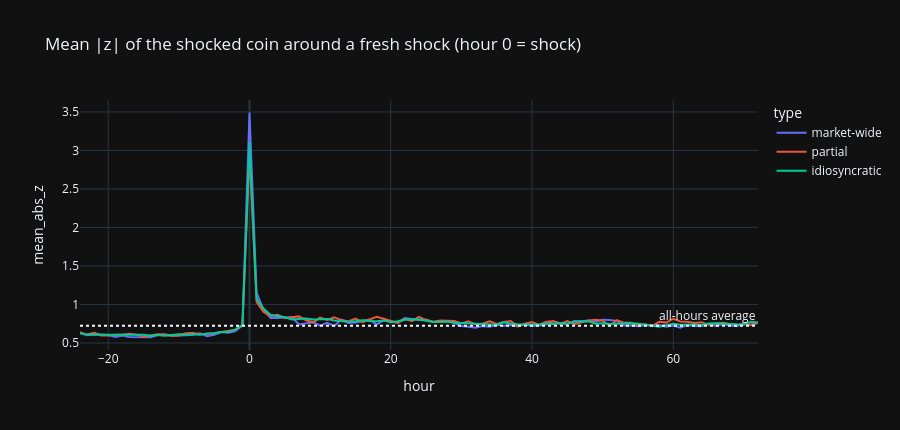

Source (notebook cell):
### Markdown cell above
## 2. Persistence in hours

### Code cell
from cryptograph.analysis.persistence import abs_z_profile, block_bootstrap_ci, persistence_table, TYPE_ORDER

gi = torch.load(f"{V2}/1h/tgn_events.pt", weights_only=False)["graph_index"]
coins = list(hp["graph_coins"])
r1 = hp["X_raw"][:, gi, hp["feature_names"].index("log_return")].numpy().astype(float)
z1 = hp["shock_z"].numpy()[:, gi].astype(float)
with np.errstate(divide="ignore", invalid="ignore"):
    sig = np.where(np.abs(z1) > 1e-9, r1 / z1, np.nan)
sh, va, act = (hp[k].numpy()[:, gi] for k in ("shock_today", "shock_today_mask", "active"))
ps = persistence_table(r1, z1, sig, sh, va, act, times, coins)
ps["period"] = np.array(["train", "val", "test", "other"])[np.clip(hp["split_id"].numpy()[ps["t"]], 0, 3)]
for c in ("reshock_24h",):
    ps[c] = ps[c].astype(float)
print(f"{len(ps):,} fresh shocks ({sh.sum():,} shock hours in total)")
display(ps.groupby(["type", "direction"]).size().unstack().loc[TYPE_ORDER])
prof = abs_z_profile(z1, ps, coins, by="type")
fig = px.line(prof, x="hour", y="mean_abs_z", color="type", category_orders={"type": TYPE_ORDER},
              title="Mean |z| of the shocked coin around a fresh shock (hour 0 = shock)")
fig.add_hline(y=float(np.nanmean(np.abs(z1))), line_dash="dot", annotation_text="all-hours average")
fig.update_layout(height=430)
fig.show()
h = block_bootstrap_ci(ps, "hours_to_normal", ["type", "direction"])
display(h.set_index(["type", "direction"]).loc[TYPE_ORDER].round(1))
print("share of shocks with volatility back to normal within 6 / 24 / 72 h:",
      [round(float((ps["hours_to_normal"] <= x).mean()), 3) for x in (6, 24, 72)])

### Figure 1 — Plotly figure (JSON) as saved in the notebook; plotly's stock layout.template omitted (floating-point values rounded to 4 significant figures)
{"data": [{"hovertemplate": "type=market-wide<br>hour=%{x}<br>mean_abs_z=%{y}<extra></extra>", "legendgroup": "market-wide", "line": {"color": "#636efa", "dash": "solid"}, "marker": {"symbol": "circle"}, "mode": "lines", "name": "market-wide", "orientation": "v", "showlegend": true, "type": "scatter", "x": [-24, -23, -22, -21, -20, -19, -18, -17, -16, -15, -14, -13, -12, -11, -10, -9, -8, -7, -6, -5, -4, -3, -2, -1, 0, 1, 2, 3, 4, 5, 6, 7, 8, 9, 10, 11, 12, 13, 14, 15, 16, 17, 18, 19, 20, 21, 22, 23, 24, 25, 26, 27, 28, 29, 30, 31, 32, 33, 34, 35, 36, 37, 38, 39, 40, 41, 42, 43, 44, 45, 46, 47, 48, 49, 50, 51, 52, 53, 54, 55, 56, 57, 58, 59, 60, 61, 62, 63, 64, 65, 66, 67, 68, 69, 70, 71, 72], "xaxis": "x", "y": [0.6295, 0.601, 0.6116, 0.6082, 0.6028, 0.579, 0.5958, 0.5789, 0.577, 0.5712, 0.5753, 0.6039, 0.6128, 0.5935, 0.5933, 0.5994, 0.6056, 0.6249, 0.5894, 0.6059, 0.6419, 0.6321, 0.6553, 0.7276, 3.493, 1.154, 0.9253, 0.8244, 0.8234, 0.83, 0.8376, 0.7409, 0.7553, 0.769, 0.7236, 0.7617, 0.7209, 0.8069, 0.759, 0.7645, 0.7843, 0.8037, 0.7385, 0.7952, 0.7794, 0.7633, 0.824, 0.8107, 0.7999, 0.8063, 0.774, 0.7751, 0.7842, 0.7584, 0.7193, 0.7105, 0.6993, 0.7211, 0.7122, 0.7361, 0.7227, 0.7343, 0.7169, 0.7423, 0.7214, 0.7285, 0.7442, 0.7821, 0.7571, 0.746, 0.7864, 0.7809, 0.7907, 0.7769, 0.8028, 0.7979, 0.7874, 0.7263, 0.7285, 0.7168, 0.7313, 0.7338, 0.7321, 0.7096, 0.7276, 0.6978, 0.7318, 0.7217, 0.7182, 0.7502, 0.7221, 0.747, 0.7265, 0.7177, 0.7588, 0.7339, 0.7598], "yaxis": "y"}, {"hovertemplate": "type=partial<br>hour=%{x}<br>mean_abs_z=%{y}<extra></extra>", "legendgroup": "partial", "line": {"color": "#EF553B", "dash": "solid"}, "marker": {"symbol": "circle"}, "mode": "lines", "name": "partial", "orientation": "v", "showlegend": true, "type": "scatter", "x": [-24, -23, -22, -21, -20, -19, -18, -17, -16, -15, -14, -13, -12, -11, -10, -9, -8, -7, -6, -5, -4, -3, -2, -1, 0, 1, 2, 3, 4, 5, 6, 7, 8, 9, 10, 11, 12, 13, 14, 15, 16, 17, 18, 19, 20, 21, 22, 23, 24, 25, 26, 27, 28, 29, 30, 31, 32, 33, 34, 35, 36, 37, 38, 39, 40, 41, 42, 43, 44, 45, 46, 47, 48, 49, 50, 51, 52, 53, 54, 55, 56, 57, 58, 59, 60, 61, 62, 63, 64, 65, 66, 67, 68, 69, 70, 71, 72], "xaxis": "x", "y": [0.6413, 0.6092, 0.6334, 0.597, 0.5979, 0.6081, 0.6085, 0.6188, 0.6082, 0.5824, 0.598, 0.6122, 0.608, 0.593, 0.5974, 0.6272, 0.6282, 0.6149, 0.6186, 0.625, 0.6438, 0.6536, 0.6726, 0.7279, 2.961, 1.034, 0.9019, 0.8508, 0.8671, 0.8226, 0.8295, 0.8454, 0.7954, 0.7688, 0.8298, 0.7991, 0.8324, 0.7974, 0.7783, 0.8155, 0.7712, 0.8042, 0.839, 0.8157, 0.7924, 0.7608, 0.8137, 0.7842, 0.8393, 0.7974, 0.7768, 0.7919, 0.7893, 0.7859, 0.7539, 0.7827, 0.742, 0.7507, 0.7826, 0.7475, 0.7714, 0.7841, 0.7148, 0.7498, 0.7708, 0.7348, 0.7767, 0.783, 0.7517, 0.7857, 0.7445, 0.7696, 0.7924, 0.8013, 0.7894, 0.7245, 0.7967, 0.7622, 0.7615, 0.7314, 0.7443, 0.72, 0.7763, 0.7646, 0.8148, 0.7799, 0.7759, 0.7594, 0.7702, 0.7367, 0.7478, 0.7627, 0.7468, 0.7314, 0.7509, 0.7372, 0.7679], "yaxis": "y"}, {"hovertemplate": "type=idiosyncratic<br>hour=%{x}<br>mean_abs_z=%{y}<extra></extra>", "legendgroup": "idiosyncratic", "line": {"color": "#00cc96", "dash": "solid"}, "marker": {"symbol": "circle"}, "mode": "lines", "name": "idiosyncratic", "orientation": "v", "showlegend": true, "type": "scatter", "x": [-24, -23, -22, -21, -20, -19, -18, -17, -16, -15, -14, -13, -12, -11, -10, -9, -8, -7, -6, -5, -4, -3, -2, -1, 0, 1, 2, 3, 4, 5, 6, 7, 8, 9, 10, 11, 12, 13, 14, 15, 16, 17, 18, 19, 20, 21, 22, 23, 24, 25, 26, 27, 28, 29, 30, 31, 32, 33, 34, 35, 36, 37, 38, 39, 40, 41, 42, 43, 44, 45, 46, 47, 48, 49, 50, 51, 52, 53, 54, 55, 56, 57, 58, 59, 60, 61, 62, 63, 64, 65, 66, 67, 68, 69, 70, 71, 72], "xaxis": "x", "y": [0.6281, 0.6085, 0.6106, 0.6046, 0.6054, 0.6054, 0.6017, 0.6053, 0.6079, 0.608, 0.5941, 0.6032, 0.5954, 0.6018, 0.6143, 0.606, 0.6141, 0.606, 0.6229, 0.6274, 0.6416, 0.6414, 0.6763, 0.7322, 3.103, 1.072, 0.9446, 0.8635, 0.8518, 0.834, 0.8041, 0.8102, 0.817, 0.8053, 0.8075, 0.8116, 0.7929, 0.7865, 0.777, 0.7834, 0.7943, 0.7842, 0.7835, 0.7934, 0.7693, 0.7819, 0.8008, 0.8097, 0.8043, 0.7889, 0.7729, 0.7738, 0.7788, 0.7639, 0.7584, 0.7599, 0.7473, 0.7481, 0.7372, 0.737, 0.7676, 0.7491, 0.7427, 0.7389, 0.744, 0.7358, 0.7519, 0.7468, 0.7561, 0.7488, 0.7743, 0.7786, 0.7816, 0.7501, 0.7551, 0.7478, 0.75, 0.7591, 0.7572, 0.7489, 0.7369, 0.7262, 0.7124, 0.7316, 0.7504, 0.7374, 0.7416, 0.739, 0.7351, 0.7521, 0.7566, 0.7494, 0.7431, 0.741, 0.7355, 0.7747, 0.7654], "yaxis": "y"}], "layout": {"annotations": [{"showarrow": false, "text": "all-hours average", "x": 1, "xanchor": "right", "xref": "x domain", "y": 0.7242, "yanchor": "bottom", "yref": "y"}], "height": 430, "legend": {"title": {"text": "type"}, "tracegroupgap": 0}, "shapes": [{"line": {"dash": "dot"}, "type": "line", "x0": 0, "x1": 1, "xref": "x domain", "y0": 0.7242, "y1": 0.7242, "yref": "y"}], "title": {"text": "Mean |z| of the shocked coin around a fresh shock (hour 0 = shock)"}, "xaxis": {"anchor": "y", "domain": [0.0, 1.0], "title": {"text": "hour"}}, "yaxis": {"anchor": "x", "domain": [0.0, 1.0], "title": {"text": "mean_abs_z"}}}}
